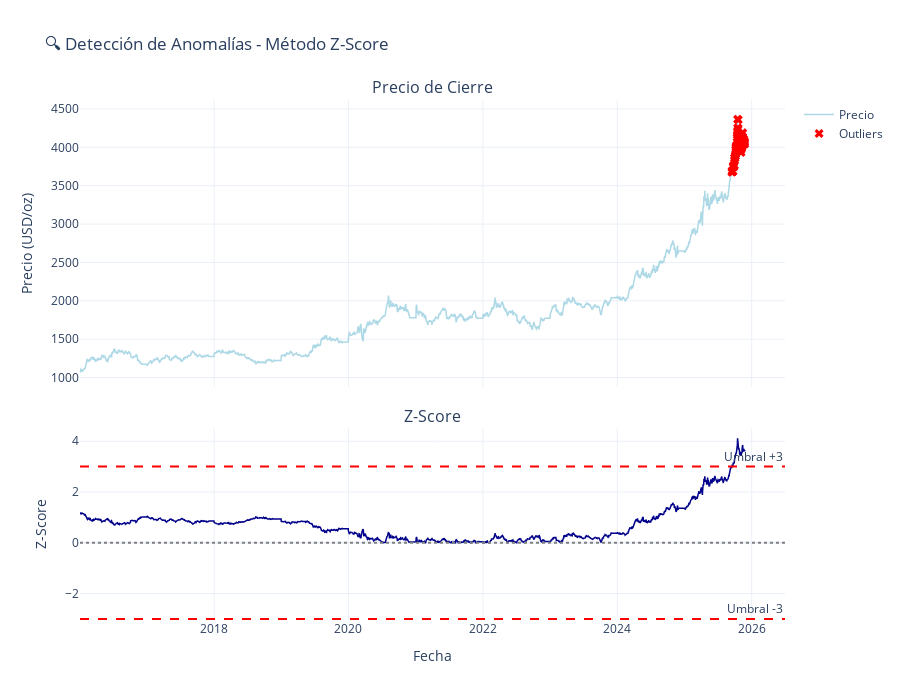

Notebook code for this chart:
### Code cell
# Visualizar Z-Scores
fig = make_subplots(
    rows=2, cols=1,
    shared_xaxes=True,
    vertical_spacing=0.08,
    subplot_titles=('Precio de Cierre', 'Z-Score'),
    row_heights=[0.6, 0.4]
)

# Subplot 1: Precios con outliers
fig.add_trace(go.Scatter(
    x=df.index,
    y=df['Close'],
    mode='lines',
    name='Precio',
    line=dict(color='lightblue', width=1.5)
), row=1, col=1)

fig.add_trace(go.Scatter(
    x=df[df['outlier_zscore']].index,
    y=df[df['outlier_zscore']]['Close'],
    mode='markers',
    name='Outliers',
    marker=dict(color='red', size=8, symbol='x')
), row=1, col=1)

# Subplot 2: Z-Scores
fig.add_trace(go.Scatter(
    x=df.index,
    y=df['z_score'],
    mode='lines',
    name='Z-Score',
    line=dict(color='darkblue', width=1.5),
    showlegend=False
), row=2, col=1)

# Líneas de umbral
fig.add_hline(y=3, line_dash="dash", line_color="red", row=2, col=1, annotation_text="Umbral +3")
fig.add_hline(y=-3, line_dash="dash", line_color="red", row=2, col=1, annotation_text="Umbral -3")
fig.add_hline(y=0, line_dash="dot", line_color="gray", row=2, col=1)

fig.update_xaxes(title_text="Fecha", row=2, col=1)
fig.update_yaxes(title_text="Precio (USD/oz)", row=1, col=1)
fig.update_yaxes(title_text="Z-Score", row=2, col=1)

fig.update_layout(
    title_text="🔍 Detección de Anomalías - Método Z-Score",
    height=700,
    template='plotly_white',
    hovermode='x unified'
)

fig.show()

### Figure 1 — Plotly figure (JSON) as saved in the notebook; plotly's stock layout.template omitted (floating-point values rounded to 4 significant figures; data arrays with more than 128 entries replaced by an {"elided": "..."} marker saying what was removed)
{"data": [{"line": {"color": "lightblue", "width": 1.5}, "mode": "lines", "name": "Precio", "type": "scatter", "x": {"elided": "3614 str values"}, "xaxis": "x", "y": {"elided": "3614 float values"}, "yaxis": "y"}, {"marker": {"color": "red", "size": 8, "symbol": "x"}, "mode": "markers", "name": "Outliers", "type": "scatter", "x": ["2025-09-15T00:00:00", "2025-09-16T00:00:00", "2025-09-19T00:00:00", "2025-09-20T00:00:00", "2025-09-21T00:00:00", "2025-09-22T00:00:00", "2025-09-23T00:00:00", "2025-09-24T00:00:00", "2025-09-25T00:00:00", "2025-09-26T00:00:00", "2025-09-27T00:00:00", "2025-09-28T00:00:00", "2025-09-29T00:00:00", "2025-09-30T00:00:00", "2025-10-01T00:00:00", "2025-10-02T00:00:00", "2025-10-03T00:00:00", "2025-10-04T00:00:00", "2025-10-05T00:00:00", "2025-10-06T00:00:00", "2025-10-07T00:00:00", "2025-10-08T00:00:00", "2025-10-09T00:00:00", "2025-10-10T00:00:00", "2025-10-11T00:00:00", "2025-10-12T00:00:00", "2025-10-13T00:00:00", "2025-10-14T00:00:00", "2025-10-15T00:00:00", "2025-10-16T00:00:00", "2025-10-17T00:00:00", "2025-10-18T00:00:00", "2025-10-19T00:00:00", "2025-10-20T00:00:00", "2025-10-21T00:00:00", "2025-10-22T00:00:00", "2025-10-23T00:00:00", "2025-10-24T00:00:00", "2025-10-25T00:00:00", "2025-10-26T00:00:00", "2025-10-27T00:00:00", "2025-10-28T00:00:00", "2025-10-29T00:00:00", "2025-10-30T00:00:00", "2025-10-31T00:00:00", "2025-11-01T00:00:00", "2025-11-02T00:00:00", "2025-11-03T00:00:00", "2025-11-04T00:00:00", "2025-11-05T00:00:00", "2025-11-06T00:00:00", "2025-11-07T00:00:00", "2025-11-08T00:00:00", "2025-11-09T00:00:00", "2025-11-10T00:00:00", "2025-11-11T00:00:00", "2025-11-12T00:00:00", "2025-11-13T00:00:00", "2025-11-14T00:00:00", "2025-11-15T00:00:00", "2025-11-16T00:00:00", "2025-11-17T00:00:00", "2025-11-18T00:00:00", "2025-11-19T00:00:00", "2025-11-20T00:00:00", "2025-11-21T00:00:00", "2025-11-22T00:00:00", "2025-11-23T00:00:00", "2025-11-24T00:00:00"], "xaxis": "x", "y": [3677.0, 3694.0, 3684.0, 3684.0, 3686.0, 3748.0, 3764.0, 3743.0, 3744.0, 3759.0, 3759.0, 3767.0, 3833.0, 3863.0, 3863.0, 3862.0, 3887.0, 3887.0, 3909.0, 3969.0, 3994.0, 4011.0, 3990.0, 4018.0, 4018.0, 4035.0, 4128.0, 4161.0, 4209.0, 4365.0, 4251.0, 4251.0, 4238.0, 4360.0, 4093.0, 4087.0, 4121.0, 4112.0, 4112.0, 4064.0, 3998.0, 3965.0, 3952.0, 4036.0, 4002.0, 4002.0, 3979.0, 3997.0, 3934.0, 3974.0, 3989.0, 4000.0, 4000.0, 4012.0, 4120.0, 4142.0, 4191.0, 4186.0, 4082.0, 4082.0, 4096.0, 4036.0, 4077.0, 4104.0, 4079.0, 4064.0, 4064.0, 4075.0, 4043.0], "yaxis": "y"}, {"line": {"color": "darkblue", "width": 1.5}, "mode": "lines", "name": "Z-Score", "showlegend": false, "type": "scatter", "x": {"elided": "3614 str values"}, "xaxis": "x2", "y": {"elided": "3614 float values"}, "yaxis": "y2"}], "layout": {"annotations": [{"font": {"size": 16}, "showarrow": false, "text": "Precio de Cierre", "x": 0.5, "xanchor": "center", "xref": "paper", "y": 1, "yanchor": "bottom", "yref": "paper"}, {"font": {"size": 16}, "showarrow": false, "text": "Z-Score", "x": 0.5, "xanchor": "center", "xref": "paper", "y": 0.368, "yanchor": "bottom", "yref": "paper"}, {"showarrow": false, "text": "Umbral +3", "x": 1, "xanchor": "right", "xref": "x2 domain", "y": 3, "yanchor": "bottom", "yref": "y2"}, {"showarrow": false, "text": "Umbral -3", "x": 1, "xanchor": "right", "xref": "x2 domain", "y": -3, "yanchor": "bottom", "yref": "y2"}], "height": 700, "hovermode": "x unified", "shapes": [{"line": {"color": "red", "dash": "dash"}, "type": "line", "x0": 0, "x1": 1, "xref": "x2 domain", "y0": 3, "y1": 3, "yref": "y2"}, {"line": {"color": "red", "dash": "dash"}, "type": "line", "x0": 0, "x1": 1, "xref": "x2 domain", "y0": -3, "y1": -3, "yref": "y2"}, {"line": {"color": "gray", "dash": "dot"}, "type": "line", "x0": 0, "x1": 1, "xref": "x2 domain", "y0": 0, "y1": 0, "yref": "y2"}], "title": {"text": "🔍 Detección de Anomalías - Método Z-Score"}, "xaxis": {"anchor": "y", "domain": [0, 1], "matches": "x2", "showticklabels": false}, "xaxis2": {"anchor": "y2", "domain": [0, 1], "title": {"text": "Fecha"}}, "yaxis": {"anchor": "x", "domain": [0.448, 1], "title": {"text": "Precio (USD/oz)"}}, "yaxis2": {"anchor": "x2", "domain": [0, 0.368], "title": {"text": "Z-Score"}}}}
